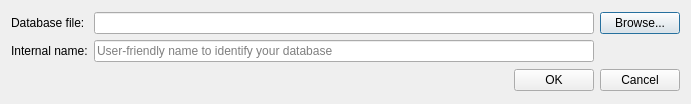
<?xml version="1.0" encoding="UTF-8"?>
<ui version="4.0">
 <class>SetDBFilename</class>
 <widget class="QDialog" name="SetDBFilename">
  <property name="geometry">
   <rect>
    <x>0</x>
    <y>0</y>
    <width>683</width>
    <height>104</height>
   </rect>
  </property>
  <property name="minimumSize">
   <size>
    <width>0</width>
    <height>0</height>
   </size>
  </property>
  <property name="windowTitle">
   <string>Dialog</string>
  </property>
  <layout class="QVBoxLayout" name="verticalLayout">
   <item>
    <layout class="QGridLayout" name="GLayoutInput">
     <item row="1" column="1">
      <widget class="QLineEdit" name="EditName">
       <property name="placeholderText">
        <string>User-friendly name to identify your database</string>
       </property>
      </widget>
     </item>
     <item row="1" column="0">
      <widget class="QLabel" name="LabelName">
       <property name="text">
        <string>Internal name:</string>
       </property>
      </widget>
     </item>
     <item row="0" column="2">
      <widget class="QPushButton" name="ButtonBrowse">
       <property name="text">
        <string>Browse...</string>
       </property>
      </widget>
     </item>
     <item row="0" column="0">
      <widget class="QLabel" name="LabelPath">
       <property name="text">
        <string>Database file:</string>
       </property>
      </widget>
     </item>
     <item row="0" column="1">
      <widget class="QLineEdit" name="EditFilename">
       <property name="enabled">
        <bool>true</bool>
       </property>
       <property name="minimumSize">
        <size>
         <width>500</width>
         <height>0</height>
        </size>
       </property>
       <property name="readOnly">
        <bool>true</bool>
       </property>
      </widget>
     </item>
    </layout>
   </item>
   <item>
    <layout class="QHBoxLayout" name="HLayoutButtons">
     <item>
      <spacer name="HSpacerButtons">
       <property name="orientation">
        <enum>Qt::Horizontal</enum>
       </property>
       <property name="sizeHint" stdset="0">
        <size>
         <width>40</width>
         <height>20</height>
        </size>
       </property>
      </spacer>
     </item>
     <item>
      <widget class="QPushButton" name="ButtonOK">
       <property name="text">
        <string>OK</string>
       </property>
      </widget>
     </item>
     <item>
      <widget class="QPushButton" name="ButtonCancel">
       <property name="text">
        <string>Cancel</string>
       </property>
      </widget>
     </item>
    </layout>
   </item>
  </layout>
 </widget>
 <tabstops>
  <tabstop>EditFilename</tabstop>
  <tabstop>EditName</tabstop>
  <tabstop>ButtonBrowse</tabstop>
  <tabstop>ButtonOK</tabstop>
  <tabstop>ButtonCancel</tabstop>
 </tabstops>
 <resources/>
 <connections/>
</ui>
